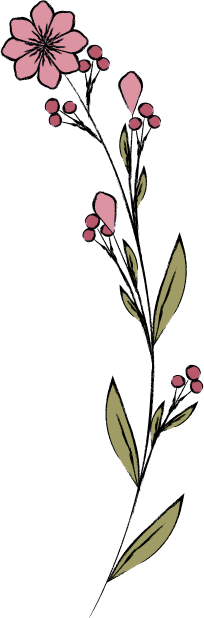
#> input picture anne-and-ryan-wedding/assets/img/flower-1.png, 204 x 618 px, found by its file name; its folder holds 3 pictures in this run
$ python flower_keyout.py
#> lines starting #> are read from the running program, lines starting #| are printed output that depends on the picture; after the words box and inside, x2 and y2 are one past the last pixel; in counts of white or black regions, pixels touching at a corner belong together
"""Make the Figma flower exports transparent (they export with an #EFEFEF bg + black slot borders).
Put raw 3x PNG exports of nodes 87:111843, 87:111937, 87:112031 in tools/src/flower-1..3.png, then run: python3 flower_keyout.py"""
import numpy as np
from PIL import Image
from scipy import ndimage
BG = np.array([239,239,239], float)
def process(src, dst):
#> called with src = 'src/flower-1.png', dst = '../assets/img/flower-1.png'
    a = np.asarray(Image.open(src).convert('RGB')).astype(float)
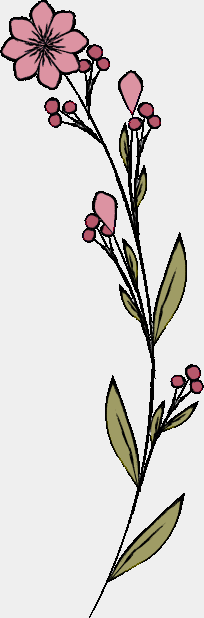
#> a: shape (618, 204, 3) float64; mean R, G, B 215, 211.2, 209.8
    # trim dark/border edges
    def dark_frac(line): return (line.mean(axis=-1) < 200).mean()
    t,b,l,r = 0,a.shape[0],0,a.shape[1]
#> t = 0; b = 618; l = 0; r = 204
    while dark_frac(a[t,l:r]) > .3: t+=1
#> this loop made 0 passes
#> after the loop, t = 0
    while dark_frac(a[b-1,l:r]) > .3: b-=1
#> after the loop, b = 618
    while dark_frac(a[t:b,l]) > .3: l+=1
#> after the loop, l = 0
    while dark_frac(a[t:b,r-1]) > .3: r-=1
#> after the loop, r = 204
    a = a[t:b, l:r]
    diff = np.abs(a - BG).max(axis=-1)
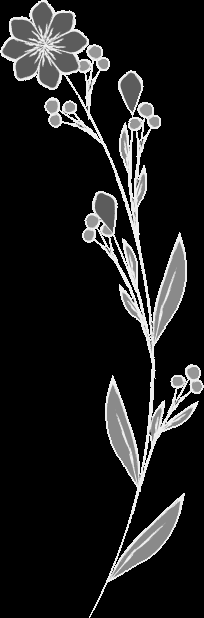
#> diff: shape (618, 204) float64; min 0, max 239, mean 30
    near = diff < 14
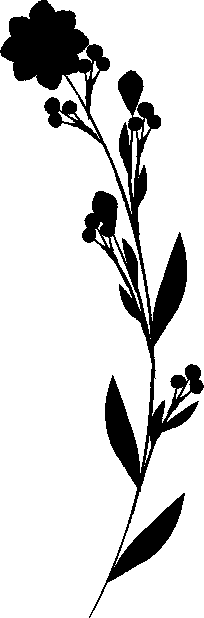
#> near: shape (618, 204) bool; 83.2% white; 1 black region, box (x1, y1, x2, y2) and area: (0, 0, 204, 618) 21161
    lab, n = ndimage.label(near)
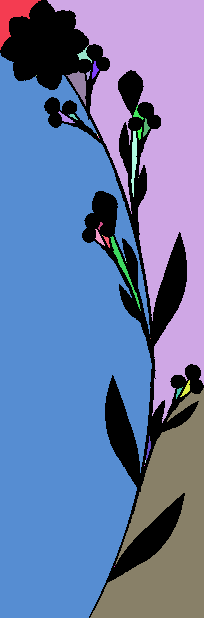
#> lab: shape (618, 204) int32; 42 distinct labels, from 0 to 41; one colour per label, 0 black
#> n = 41
    edge_labels = set(np.unique(np.concatenate([lab[0], lab[-1], lab[:,0], lab[:,-1]]))) - {0}
#> edge_labels = 4 items
    bgmask = np.isin(lab, list(edge_labels)) | (diff < 8)
    ring = ndimage.binary_dilation(bgmask, iterations=2) & ~bgmask
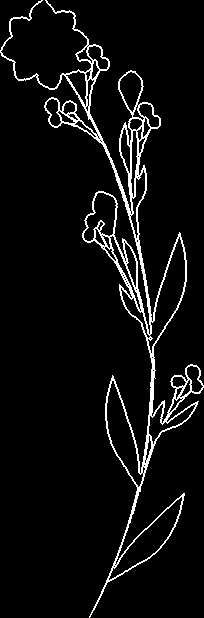
#> ring: shape (618, 204) bool; 5.7% white in thin lines or dots
    alpha = np.ones(diff.shape)
    alpha[bgmask] = 0
    # color-to-alpha on the anti-aliased ring
    ca = np.clip((BG - a).max(axis=-1) / 239.0, 0, 1)
    ca = np.maximum(ca, np.clip((a - BG).max(axis=-1) / 16.0, 0, 1))
    alpha[ring] = ca[ring]
    rgb = a.copy()
    m = ring & (alpha > 0.01)
    rgb[m] = BG + (a[m] - BG) / alpha[m][:, None]
    out = np.dstack([np.clip(rgb,0,255), alpha*255]).astype(np.uint8)
    im = Image.fromarray(out, 'RGBA')
    bbox = im.getbbox(); im = im.crop(bbox)
#> after `bbox = im.getbbox()`: bbox = (0, 0, 204, 618)
    im.save(dst, optimize=True); print(dst, im.size, 'trim', (t,b,l,r))
#| ../assets/img/flower-1.png (204, 618) trim (0, 618, 0, 204)
for i in (1,2,3):
    process(f'src/flower-{i}.png', f'../assets/img/flower-{i}.png')
#> pass 2 of the loop `for i in (1,2,3):`:
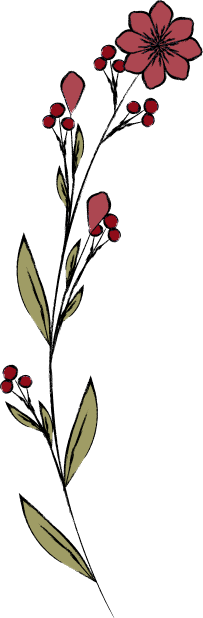
#> input picture anne-and-ryan-wedding/assets/img/flower-2.png, 203 x 618 px, found by its file name
#> a: shape (618, 203, 3) float64
#> after the loop in process (call 2), `while dark_frac(a[t,l:r]) > .3: t+=1`: t = 0
#> after the loop in process (call 2), `while dark_frac(a[b-1,l:r]) > .3: b-=1`: b = 618
#> after the loop in process (call 2), `while dark_frac(a[t:b,l]) > .3: l+=1`: l = 0
#> after the loop in process (call 2), `while dark_frac(a[t:b,r-1]) > .3: r-=1`: r = 203
#> diff: shape (618, 203) float64
#> near: shape (618, 203) bool; 83.1% white; 1 black region, box (x1, y1, x2, y2) and area: (0, 0, 203, 618) 21146
#> in process (call 2), `lab, n = ndimage.label(near)`:
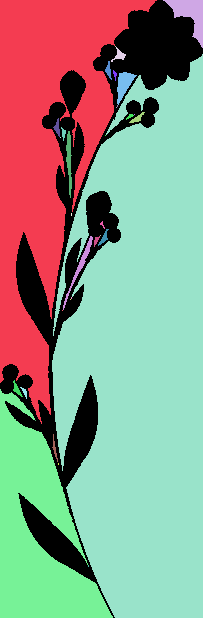
#> lab: shape (618, 203) int32; 36 distinct labels, from 0 to 35; one colour per label, 0 black
#> n = 35
#> in process (call 2), `ring = ndimage.binary_dilation(bgmask, iterations=2) & ~bgmask`:
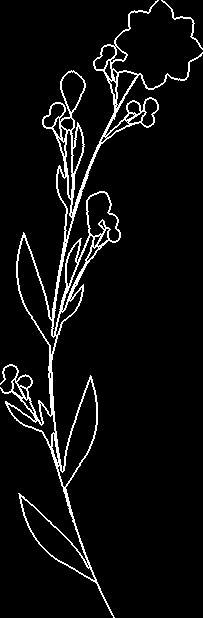
#> ring: shape (618, 203) bool; 5.7% white in thin lines or dots
#> ca: shape (618, 203) float64
#> out: shape (618, 203, 4)
#> bbox = (0, 0, 203, 618)
#| ../assets/img/flower-2.png (203, 618) trim (0, 618, 0, 203)
#> pass 3 of the loop `for i in (1,2,3):`:
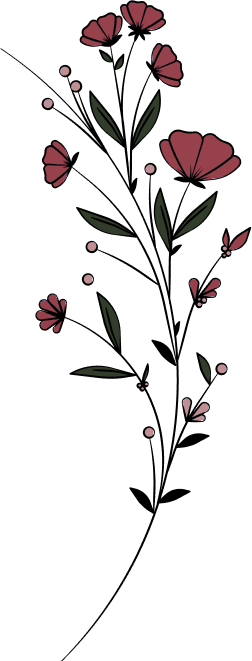
#> input picture anne-and-ryan-wedding/assets/img/flower-3.png, 252 x 661 px, found by its file name
#> a: shape (661, 252, 3) float64
#> after the loop in process (call 3), `while dark_frac(a[t,l:r]) > .3: t+=1`: t = 0
#> after the loop in process (call 3), `while dark_frac(a[b-1,l:r]) > .3: b-=1`: b = 661
#> after the loop in process (call 3), `while dark_frac(a[t:b,l]) > .3: l+=1`: l = 0
#> after the loop in process (call 3), `while dark_frac(a[t:b,r-1]) > .3: r-=1`: r = 252
#> diff: shape (661, 252) float64
#> near: shape (661, 252) bool; 85.4% white; 2 black regions, box (x1, y1, x2, y2) and area: (0, 0, 252, 661) 24224, (81, 273, 94, 286) 137
#> in process (call 3), `lab, n = ndimage.label(near)`:
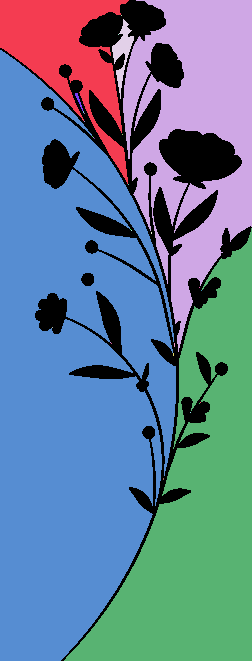
#> lab: shape (661, 252) int32; 33 distinct labels, from 0 to 32; one colour per label, 0 black
#> n = 32
#> in process (call 3), `ring = ndimage.binary_dilation(bgmask, iterations=2) & ~bgmask`:
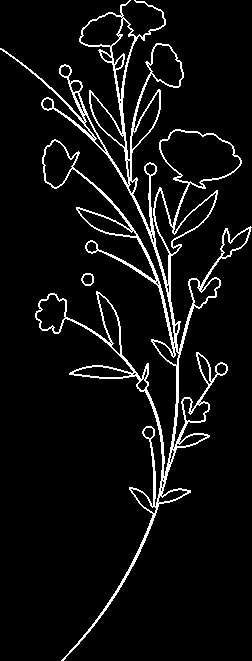
#> ring: shape (661, 252) bool; 6.3% white in thin lines or dots
#> ca: shape (661, 252) float64
#> out: shape (661, 252, 4)
#> bbox = (0, 0, 252, 661)
#| ../assets/img/flower-3.png (252, 661) trim (0, 661, 0, 252)
